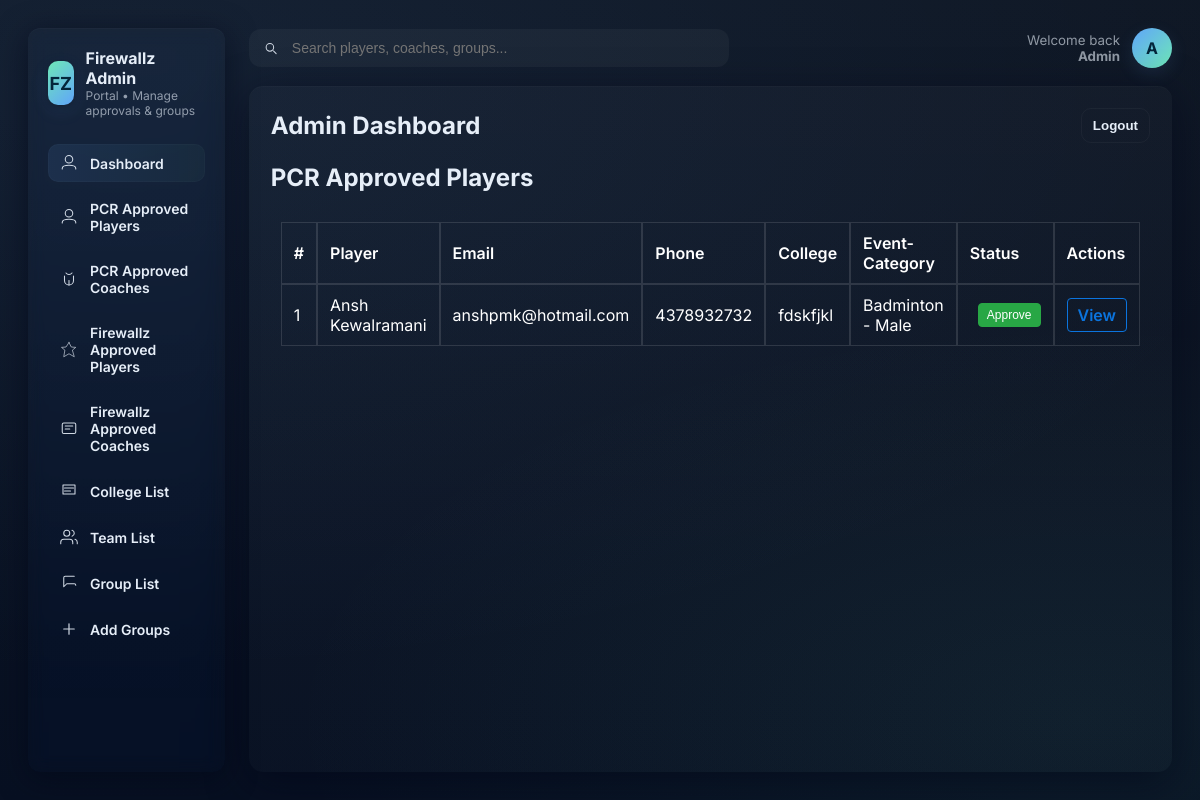
Page /firewallz/admin/pcr_approved_players/ (signed in) on the earlier database version.
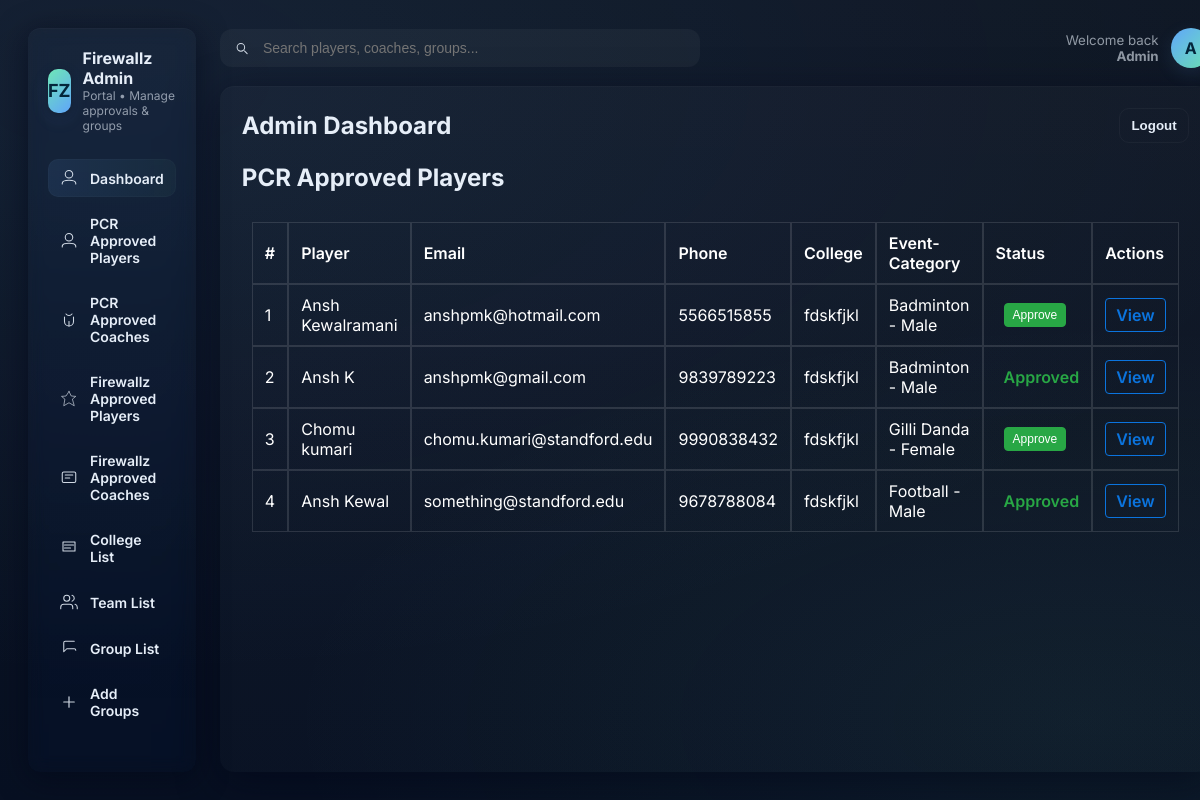
Same page on the later database version.
### firewallz/models.py (models this page shows, shortened)
class TeamPlayer(models.Model):
    static_id = models.UUIDField(
        primary_key=True, default=uuid.uuid4, editable=False, max_length=36
    )
    player = models.ForeignKey(
        "firewallz.Player", related_name="team_players", on_delete=models.CASCADE
    )
    status = models.CharField(
        verbose_name="PCr Approval Status",
        choices=TEAM_PLAYER_STATUS_CHOICES,
        default="pcr_unapproved",
    )
    team = models.ForeignKey(
        "firewallz.Team", related_name="team_players", on_delete=models.CASCADE
    )
    events = models.ManyToManyField(
        Event,
        related_name="team_players",
        help_text="Events in this sport in which the player is participating",
    )
    is_playing = models.BooleanField(
        verbose_name="Has Been Added To The Team?",
        default=False,
        help_text="Has this player been added to the team by the captain? Very important field.",
    )
    created_at = models.DateTimeField(auto_now_add=True)
    updated_at = models.DateTimeField(auto_now=True)
    objects = NonDeletedManager()
    playing_objects = NonDeletedAndPlayingManager()
    all_objects = models.Manager()
    is_deleted = models.BooleanField(default=False)
    class Meta:
        verbose_name = "Team Player"
        verbose_name_plural = "Team Players"
        indexes = [
            models.Index(fields=["player"]),
            models.Index(fields=["team"]),
            models.Index(fields=["is_playing"]),
            models.Index(fields=["is_deleted"]),
        ]

class Player(models.Model):
    static_id = models.UUIDField(
        primary_key=True, default=uuid.uuid4, editable=False, max_length=36
    )
    auth_user = models.OneToOneField(
        get_user_model(),
        related_name="player",
        on_delete=models.CASCADE,
        null=False,
        blank=False,
    )
    name = models.CharField(verbose_name="Name")
    email = models.EmailField(verbose_name="Email", unique=True)
    phone_number = models.PositiveBigIntegerField(
        verbose_name="Phone Number",
        help_text="10 digit phone number without country code",
        validators=[MaxValueValidator(9999999999), MinValueValidator(1000000000)],
        null=False,
        blank=False,
    )
    photo = models.URLField("Photo URL", blank=True, null=True)
    gender = models.CharField(max_length=10, choices=GENDER_CHOICES)
    college = models.ForeignKey(
        "firewallz.College", related_name="players", on_delete=models.CASCADE
    )
    status = models.CharField(choices=PLAYER_STATUS_CHOICES)
    is_coach = models.BooleanField(
        verbose_name="Is Coach?", default=False, help_text="Is the player a coach?"
    )
    verified_by_firewallz = models.BooleanField(
        verbose_name="Is Verified By Firewallz?", default=False
    )
    verified_by_controls = models.BooleanField(
        verbose_name="Is Verified By Controls?", default=False
    )
    is_onspot = models.BooleanField(default=False)
    pcr_discount = models.IntegerField(
        default=0, validators=[MinValueValidator(0), MaxValueValidator(500)]
    )
    sports_if_coach = models.TextField(default=None, blank=True, null=True)
    num_emails_sent = models.IntegerField("Number of Payment Emails Sent", default=0)
    created_at = models.DateTimeField(auto_now_add=True)
    updated_at = models.DateTimeField(auto_now=True)
    objects = NonDeletedManager()
    all_objects = models.Manager()
    is_deleted = models.BooleanField(default=False)
    arrival_time = models.DateTimeField(null=True, blank=True, default=None)
    arrival_route = models.CharField(
        choices=ARRIVAL_ROUTE_CHOICES, blank=True, null=True, max_length=200
    )
    class Meta:
        verbose_name = "Player"
        verbose_name_plural = "Players"
        indexes = [
            models.Index(fields=["name"]),
            models.Index(fields=["email"]),
            models.Index(fields=["college"]),
            models.Index(fields=["is_deleted"]),
        ]

class College(models.Model):
    static_id = models.UUIDField(
        primary_key=True, default=uuid.uuid4, editable=False, max_length=36
    )
    name = models.CharField(max_length=100, unique=True, blank=False, null=False)
    address = models.CharField(max_length=200)
    city = models.CharField(max_length=50, blank=True, null=False)
    state = models.CharField(max_length=50, blank=True, null=False)
    representative = models.OneToOneField(
        "firewallz.Player",
        related_name="college_rep",
        blank=True,
        null=True,
        on_delete=models.SET_NULL,
    )
    pcr_notes = models.TextField(blank=True, null=True)
    logo = models.ImageField(
        upload_to=college_logo_path, verbose_name="College Logo", null=True, blank=True
    )
    letter_code = models.CharField(max_length=4, unique=True, null=True, blank=True)
    is_captains_locked = models.BooleanField(default=False)
    created_at = models.DateTimeField(auto_now_add=True)
    updated_at = models.DateTimeField(auto_now=True)
    objects = NonDeletedManager()
    all_objects = models.Manager()
    is_deleted = models.BooleanField(default=False)
    is_form_visible = models.BooleanField(default=False)
    class Meta:
        verbose_name = "College"
        verbose_name_plural = "Colleges"
        indexes = [models.Index(fields=["is_deleted"])]

class Team(models.Model):
    static_id = models.UUIDField(
        primary_key=True, default=uuid.uuid4, editable=False, max_length=36
    )
    team_code = models.CharField(
        max_length=255,
        unique=True,
        help_text="A human-readable identifier for the team",
    )
    college = models.ForeignKey(
        "firewallz.College", on_delete=models.CASCADE, related_name="teams"
    )
    sport = models.ForeignKey(
        "firewallz.Sport", on_delete=models.CASCADE, related_name="teams"
    )
    captain = models.OneToOneField(
        "firewallz.Player",
        related_name="captain_of",
        on_delete=models.SET_NULL,
        null=True,
        blank=True,
    )
    is_verified_by_firewallz = models.BooleanField(default=False)
    is_locked = models.BooleanField(default=False)
    created_at = models.DateTimeField(auto_now_add=True)
    updated_at = models.DateTimeField(auto_now=True)
    objects = NonDeletedManager()
    all_objects = models.Manager()
    is_deleted = models.BooleanField(default=False)
    class Meta:
        verbose_name = "Team"
        verbose_name_plural = "Teams"
        indexes = [
            models.Index(fields=["sport"]),
            models.Index(fields=["college"]),
            models.Index(fields=["is_deleted"]),
        ]
        unique_together = (("sport", "college"),)

class Sport(models.Model):
    static_id = models.UUIDField(
        primary_key=True, default=uuid.uuid4, editable=False, max_length=36
    )
    name = models.CharField(max_length=30, blank=False, null=False)
    gender = models.CharField(choices=SPORTS_GENDER_CHOICES, max_length=10)
    is_active = models.BooleanField(default=True)
    rulebook_link = models.URLField(null=True, blank=True)
    max_players = models.PositiveIntegerField(default=1)
    min_players = models.PositiveIntegerField(default=0)
    app_icon = models.ImageField(upload_to=sports_icon_path, null=True, blank=True)
    created_at = models.DateTimeField(auto_now_add=True)
    updated_at = models.DateTimeField(auto_now=True)
    objects = NonDeletedManager()
    all_objects = models.Manager()
    is_deleted = models.BooleanField(default=False)
    class Meta:
        verbose_name = "Sport"
        verbose_name_plural = "Sports"
        indexes = [models.Index(fields=["is_deleted"])]
        unique_together = (("name", "gender"),)

### firewallz/views.py (the view)
# urls.py: path('admin/pcr_approved_players/', views.pcr_approved_players, name='pcr_approved_players'),
@login_required(login_url="/firewallz/admin/login")
def pcr_approved_players(request):
    team_players = TeamPlayer.objects.filter(status='pcr_approved', player__is_coach=False)
    approved_teamplayers = []
    for team_player in team_players:
        if any(team_player.player == player.player for player in approved_teamplayers):
            continue
        approved_teamplayers.append(team_player)
    return render(request,"pcr_approved_players.html",{"team_players": approved_teamplayers})

### firewallz/models.py (called while the page is built)
    def get_queryset(self):
        return super().get_queryset().filter(is_deleted=False)

### firewallz/templates/pcr_approved_players.html (shortened to what this page needs)
{% extends "admin_base.html" %}
{% load static %}
{% block content %}
<div class="admin-panel pcr-players">
    <header class="panel-header">
        <h1>PCR Approved Players</h1>
    </header>
    {% if team_players %}
    <div class="table-wrap">
        <table class="tbl tbl-striped" aria-describedby="pcr-players-desc">
            <thead>
                <tr>
                        <th>#</th>
                        <th>Player</th>
                        <th>Email</th>
                        <th>Phone</th>
                        <th>College</th>
                        <th>Event-Category</th>
                        <th>Status</th>
                        <th class="actions-col">Actions</th>
                </tr>
            </thead>
            <tbody>
                {% for player in team_players %}
                <tr>
                    <td class="mono">{{ forloop.counter }}</td>
                    <td>
                        {{ player.player.name }}
                    </td>
                    <td>
                        {{ player.player.email|default:"-" }}
                    </td>
                    <td>{{ player.player.phone_number|default:"-" }}</td>
                    <td>
                        {{ player.player.college.name|default:"-" }}
                    </td>
                    <td>
                        {{ player.team.sport.name|default:"-" }} - {{ player.team.sport.gender|default:"-" }}
                    </td>
                    <td>
                        {% if not player.player.verified_by_firewallz %}
                        <form method="post" action="{% url 'approve_player' player.static_id %}" style="display:inline;">
                            <button type="submit" class="btn-approve" style="margin-left:8px;padding:4px 8px;border:1px solid #28a745;background:#28a745;color:#fff;border-radius:4px;cursor:pointer;font-size:12px;">
                                Approve
                            </button>
                        </form>
                        {% else %}
                        <span style="margin-left:8px;color:#28a745;font-weight:600;">Approved</span>
                        {% endif %}
                    </td>
                    <td class="actions-col">
                        <a href="#" class="btn-view" title="View player" aria-label="View player"
                           style="display:inline-block;padding:6px 10px;border:1px solid #0b74de;border-radius:4px;color:#0b74de;text-decoration:none;font-weight:600;">
                            View
                        </a>
                    </td>
                </tr>
                {% endfor %}
            </tbody>
        </table>
    </div>
    {% endif %}
</div>
{% endblock %}

Differences in the rows shown:
changed through a linked row, TeamPlayer "Ansh Kewalramani": player.phone_number "4378932732" → "5566515855"
added TeamPlayer: player.name "Ansh K", player.email "anshpmk@gmail.com", player.phone_number "9839789223", player.college.name "fdskfjkl", team.sport.name "Badminton", team.sport.gender "Male", shows "Approved"
added TeamPlayer: player.name "Chomu kumari", player.email "chomu.kumari@standford.edu", player.phone_number "9990838432", player.college.name "fdskfjkl", team.sport.name "Gilli Danda", team.sport.gender "Female", shows "Approve"
added TeamPlayer: player.name "Ansh Kewal", player.email "something@standford.edu", player.phone_number "9678788084", player.college.name "fdskfjkl", team.sport.name "Football", team.sport.gender "Male", shows "Approved"
